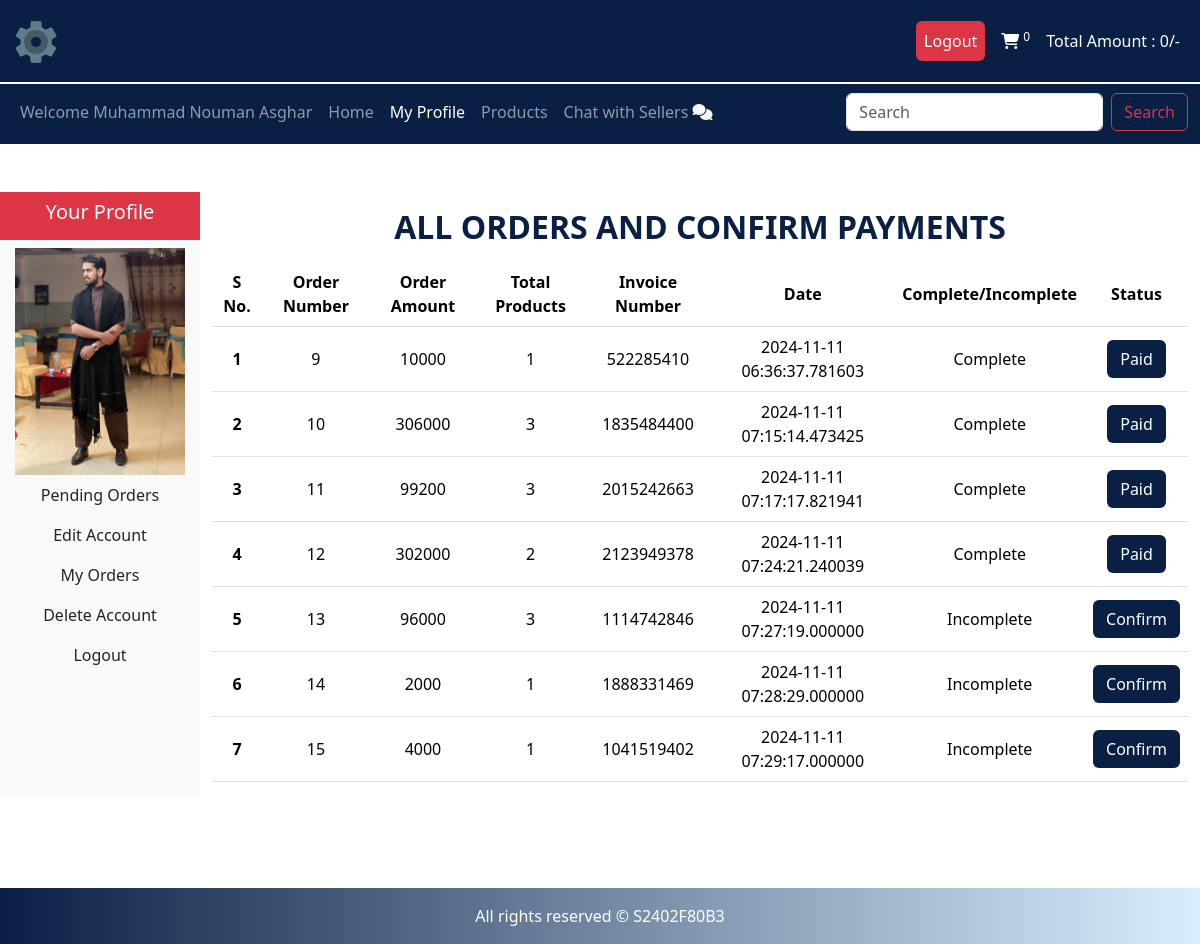
Page /users/profile.php?my_orders (signed in) on the committed database.
### tables this page shows
CREATE TABLE `users` (
  `user_id` int(11) NOT NULL,
  `username` varchar(100) NOT NULL,
  `user_email` varchar(100) NOT NULL,
  `user_password` varchar(255) NOT NULL,
  `user_image` varchar(255) NOT NULL,
  `user_ip` varchar(100) NOT NULL,
  `user_address` varchar(255) NOT NULL,
  `user_mobile` varchar(20) NOT NULL,
  `status` enum('pending','approved','rejected','') NOT NULL
);

CREATE TABLE `user_orders` (
  `order_id` int(11) NOT NULL,
  `user_id` int(11) NOT NULL,
  `amount_due` int(255) NOT NULL,
  `invoice_number` int(255) NOT NULL,
  `total_products` int(255) NOT NULL,
  `order_date` timestamp(6) NOT NULL DEFAULT current_timestamp(6) ON UPDATE current_timestamp(6),
  `order_status` varchar(255) NOT NULL
);

### users/user_orders.php (the view)
<div class="container-fluid">
<h2 style="color: #0A1F44; font-weight: 800" class="text-center my-3">ALL ORDERS AND CONFIRM PAYMENTS</h2>
<table class="table text-center">
  <thead>
    <tr>
      <th scope="col">S No. </th>
      <th scope="col">Order Number</th>
      <th scope="col">Order Amount</th>
      <th scope="col">Total Products</th>
      <th scope="col">Invoice Number</th>
      <th scope="col">Date</th>
      <th scope="col">Complete/Incomplete</th>
      <th scope="col">Status</th>
    </tr>
  </thead>
  <tbody>
    <?php
    $number = 1;
    $get_order_details = "SELECT * FROM `user_orders` WHERE user_id = $user_id";
    $orders_query = mysqli_query($conn, $get_order_details);
    while($row = mysqli_fetch_assoc($orders_query)){
        $order_id = $row['order_id'];
        $amount_due = $row['amount_due'];
        $total_products = $row['total_products'];
        $invoice_number = $row['invoice_number'];
        $order_date = $row['order_date'];
        $order_status = $row['order_status'];
        if($order_status == 'pending'){
            $order_status = "Incomplete";
        }
        else{
            $order_status = "Complete";
        }
    ?>
    <tr>
      <th scope="row"><?php echo $number; ?></th>
      <td><?php echo $order_id; ?></td>
      <td><?php echo $amount_due; ?></td>
      <td><?php echo $total_products; ?></td>
      <td><?php echo $invoice_number; ?></td>
      <td><?php echo $order_date; ?></td>
      <td><?php echo $order_status; ?></td>
      <td><?php
      if($order_status == "Complete"){
        echo "<a href='' class='btn btn-general'>Paid</a>";
      }
      else{
        echo "<a href='confirm_payment.php?order_id=$order_id' class='btn btn-general'>Confirm</a>";
      }
      ?></td>
    </tr>
    <?php
    $number++;
    }
    ?>
  </tbody>
</table>
</div>

### users/profile.php (shortened to what this page needs)
<?php
include("../functions/common_functions.php");
?>
<!DOCTYPE html>
<html lang="en">
<head>
    <link href="https://cdn.jsdelivr.net/npm/bootstrap@5.3.3/dist/css/bootstrap.min.css" rel="stylesheet">
    <link rel="stylesheet" href="../assets/style.css">
    <link rel="stylesheet" href="https://cdnjs.cloudflare.com/ajax/libs/font-awesome/6.6.0/css/all.min.css"
 />
</head>
<body>
<nav class="navbar navbar-expand navbar-dark bg-dark upper-nav fixed-top">
  <div class="container-fluid pt-1 pb-1">
    <a class="navbar-brand" href="index.php"><img src="../assets/favicon.png" alt=""></a>
    <ul class="navbar-nav mb-2 mb-lg-0 ms-auto">
    <?php
      if (!isset($_SESSION['username'])){
      ?>
        <li class="nav-item"><a class="nav-link active btn btn-outline-success" href="../login.php">Login</a></li>
        <li class="nav-item"><a class="nav-link active btn btn-outline-danger mx-2" href="../registration.php">Register</a></li>
        <?php
          }
          else{
        ?>
          <li class="nav-item"><a class="nav-link active btn btn-outline-danger mx-2" href="../logout.php">Logout</a></li>
        <?php }  ?>
        <li class="nav-item">
          <a class="nav-link active w-5" aria-current="page" href="../cart.php"><i class="fa-solid fa-cart-shopping me-1"></i><sup><?php cartItems() ?></sup></a>
        </li>
        <li class="nav-item">
          <a class="nav-link active w-5" aria-current="page" href="#">Total Amount : <?php totalCartPrice(); ?>/-</a>
        </li>
      </ul>
  </div>
</nav>
    <nav class="navbar navbar-expand-lg navbar-dark bg-dark">
  <div class="container-fluid pt-1 pb-1">
    <div class="collapse navbar-collapse" id="navbarSupportedContent">
      <ul class="navbar-nav me-auto mb-2 mb-lg-0">
      <li class="nav-item disabled"><a class="nav-link" href="">Welcome
          <?php
          if(isset($_SESSION['username'])){
             echo $_SESSION['username'];
            }
            else{
              echo "Guest";
            }
          ?></a></li>
        <li class="nav-item">
          <a class="nav-link" aria-current="page" href="../index.php">Home</a>
        </li>
        <?php
      if (isset($_SESSION['username'])){
      ?>
        <li class="nav-item">
          <a class="nav-link active" aria-current="page" href="profile.php">My Profile</a>
        </li>
        <?php
          }
        ?>
        <li class="nav-item">
          <a class="nav-link" href="../display_all.php">Products</a>
        </li>
        <li class="nav-item">
          <a class="nav-link" href="chat.php">Chat with Sellers <i class="fa-solid fa-comments text-light"></i></a>
        </li>
      </ul>
      <form class="d-flex" role="search" method="get" action="search_product.php">
        <input class="form-control me-2" type="search" placeholder="Search" aria-label="Search" name="search_data">
        <input class="btn btn-outline-danger" type="submit" value="Search" name="search_data_product">
      </form>
    </div>
  </div>
</nav>
<div class="container-fluid main-body mt-5">
<div class="row">
    <div class="col-lg-2 bg-light p-0">
        <ul class="navbar-nav me-auto">
            <li class="nav-item bg-danger text-white text-center">
                <a class="nav-link active" href="#"><h5>Your Profile</h5></a>
            </li>
            <?php
                $user_email = $_SESSION['email'];
                $select_user = "SELECT * FROM `users` where user_email = '$user_email'";
                $result_select = mysqli_query($conn, $select_user);
                $row = mysqli_fetch_assoc($result_select);
                $user_id = $row['user_id'];
                $user_image = $row['user_image'];
            ?>
            <li class="nav-item text-center mt-2">
                <a href="profile.php">
                  <img src="user_images/<?php echo $user_image; ?>" class="profile-img" alt="User">
                </a>
            </li>
            <li class="nav-item text-center">
                <a class="nav-link active" href="profile.php?pending_orders">Pending Orders</a>
            </li>
            <li class="nav-item text-center">
                <a class="nav-link active" href="profile.php?edit_account">Edit Account</a>
            </li>
            <li class="nav-item text-center">
                <a class="nav-link active" href="profile.php?my_orders">My Orders</a>
            </li>
            <li class="nav-item text-center">
                <a class="nav-link active" href="profile.php?delete_account">Delete Account</a>
            </li>
            <li class="nav-item text-center">
                <a class="nav-link active" href="../logout.php">Logout</a>
            </li>
        </ul>
    </div>
    <div class="col-lg-10">
  <?php
if(isset($_GET['my_orders'])){
  include("user_orders.php");
}
  ?>
    </div>
</div>
</div>
<?php
include("../includes/footer.php");
?>

### assets/style.css (style rules this page uses)
body { padding-top: 80px; padding-left: 0; padding-right: 0; padding-bottom: 0; }
.bg-dark { --bs-bg-opacity: 1; background-color: #0A1F44 !important; }
.navbar-brand { width: 4%;; height: 7%; }
.row { margin: 0; }
.col-lg-2, .col-lg-10, .col-lg-9 { padding: 0; }
.main-body { min-height: 87vh; padding: 0; }
.upper-nav { border-bottom: 2px solid white; }
.btn-general { background-color: #0A1F44; color: white; }
td, th { vertical-align: middle; }
.profile-img { width: 85%; height: 40%; object-fit: cover; }

### rows in the picture
users: user_image (picture)
user_orders: order_id "9", amount_due "10000", total_products "1", invoice_number "522285410", order_date "2024-11-11 06:36:37.781603", order_status "Complete", shows "Paid"
user_orders: order_id "10", amount_due "306000", total_products "3", invoice_number "1835484400", order_date "2024-11-11 07:15:14.473425", order_status "Complete", shows "Paid"
user_orders: order_id "11", amount_due "99200", total_products "3", invoice_number "2015242663", order_date "2024-11-11 07:17:17.821941", order_status "Complete", shows "Paid"
user_orders: order_id "12", amount_due "302000", total_products "2", invoice_number "2123949378", order_date "2024-11-11 07:24:21.240039", order_status "Complete", shows "Paid"
user_orders: order_id "13", amount_due "96000", total_products "3", invoice_number "1114742846", order_date "2024-11-11 07:27:19.000000", order_status "Incomplete"
user_orders: order_id "14", amount_due "2000", total_products "1", invoice_number "1888331469", order_date "2024-11-11 07:28:29.000000", order_status "Incomplete"
user_orders: order_id "15", amount_due "4000", total_products "1", invoice_number "1041519402", order_date "2024-11-11 07:29:17.000000", order_status "Incomplete"

### other values in the picture
$count_cart_items "0"
$total_price "0"
$_SESSION['username'] "Muhammad Nouman Asghar"
